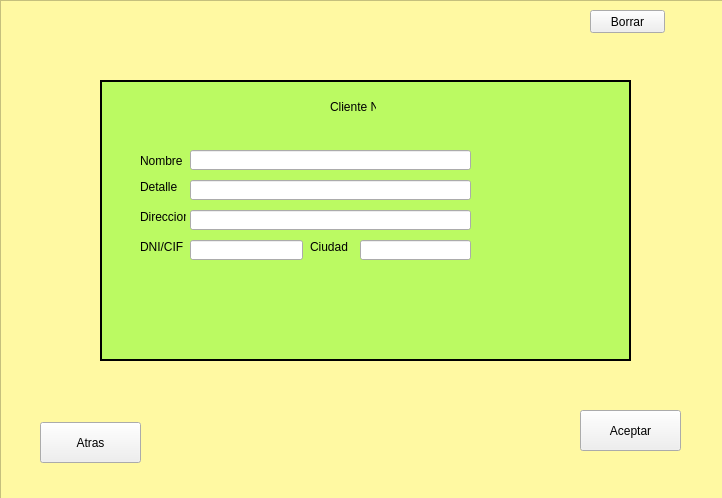
<?xml version="1.0" encoding="UTF-8"?>
<ui version="4.0">
 <class>Form</class>
 <widget class="QWidget" name="Form">
  <property name="geometry">
   <rect>
    <x>0</x>
    <y>0</y>
    <width>722</width>
    <height>498</height>
   </rect>
  </property>
  <property name="windowTitle">
   <string>Form</string>
  </property>
  <widget class="QFrame" name="frame">
   <property name="geometry">
    <rect>
     <x>0</x>
     <y>0</y>
     <width>800</width>
     <height>600</height>
    </rect>
   </property>
   <property name="sizePolicy">
    <sizepolicy hsizetype="Minimum" vsizetype="Minimum">
     <horstretch>0</horstretch>
     <verstretch>0</verstretch>
    </sizepolicy>
   </property>
   <property name="minimumSize">
    <size>
     <width>800</width>
     <height>600</height>
    </size>
   </property>
   <property name="maximumSize">
    <size>
     <width>800</width>
     <height>600</height>
    </size>
   </property>
   <property name="styleSheet">
    <string notr="true">QFrame{background-color:#fff9a2;}</string>
   </property>
   <property name="frameShape">
    <enum>QFrame::StyledPanel</enum>
   </property>
   <property name="frameShadow">
    <enum>QFrame::Raised</enum>
   </property>
   <widget class="QFrame" name="frame_2">
    <property name="geometry">
     <rect>
      <x>100</x>
      <y>80</y>
      <width>531</width>
      <height>281</height>
     </rect>
    </property>
    <property name="styleSheet">
     <string notr="true">QFrame{background-color:#bbfa62;
border: 2px solid black;
}</string>
    </property>
    <property name="frameShape">
     <enum>QFrame::StyledPanel</enum>
    </property>
    <property name="frameShadow">
     <enum>QFrame::Raised</enum>
    </property>
    <widget class="QLineEdit" name="lineaDNI">
     <property name="geometry">
      <rect>
       <x>90</x>
       <y>160</y>
       <width>113</width>
       <height>20</height>
      </rect>
     </property>
    </widget>
    <widget class="QLabel" name="label">
     <property name="geometry">
      <rect>
       <x>230</x>
       <y>20</y>
       <width>46</width>
       <height>13</height>
      </rect>
     </property>
     <property name="styleSheet">
      <string notr="true">QLabel{border:0px}</string>
     </property>
     <property name="text">
      <string>Cliente N</string>
     </property>
    </widget>
    <widget class="QLineEdit" name="lineaCIudad">
     <property name="geometry">
      <rect>
       <x>260</x>
       <y>160</y>
       <width>111</width>
       <height>20</height>
      </rect>
     </property>
    </widget>
    <widget class="QLineEdit" name="lineaDetalle">
     <property name="geometry">
      <rect>
       <x>90</x>
       <y>100</y>
       <width>281</width>
       <height>20</height>
      </rect>
     </property>
    </widget>
    <widget class="QLabel" name="label_3">
     <property name="geometry">
      <rect>
       <x>40</x>
       <y>100</y>
       <width>46</width>
       <height>13</height>
      </rect>
     </property>
     <property name="styleSheet">
      <string notr="true">QLabel{border:0px}</string>
     </property>
     <property name="text">
      <string>Detalle</string>
     </property>
    </widget>
    <widget class="QLabel" name="label_4">
     <property name="geometry">
      <rect>
       <x>40</x>
       <y>130</y>
       <width>46</width>
       <height>13</height>
      </rect>
     </property>
     <property name="styleSheet">
      <string notr="true">QLabel{border:0px}</string>
     </property>
     <property name="text">
      <string>Direccion</string>
     </property>
    </widget>
    <widget class="QLabel" name="label_6">
     <property name="geometry">
      <rect>
       <x>210</x>
       <y>160</y>
       <width>46</width>
       <height>13</height>
      </rect>
     </property>
     <property name="styleSheet">
      <string notr="true">QLabel{border:0px}</string>
     </property>
     <property name="text">
      <string>Ciudad</string>
     </property>
    </widget>
    <widget class="QLabel" name="label_2">
     <property name="geometry">
      <rect>
       <x>40</x>
       <y>70</y>
       <width>46</width>
       <height>21</height>
      </rect>
     </property>
     <property name="autoFillBackground">
      <bool>false</bool>
     </property>
     <property name="styleSheet">
      <string notr="true">QLabel{border:0px}</string>
     </property>
     <property name="text">
      <string>Nombre</string>
     </property>
    </widget>
    <widget class="QLineEdit" name="lineaNombre">
     <property name="geometry">
      <rect>
       <x>90</x>
       <y>70</y>
       <width>281</width>
       <height>20</height>
      </rect>
     </property>
     <property name="text">
      <string/>
     </property>
    </widget>
    <widget class="QLabel" name="label_5">
     <property name="geometry">
      <rect>
       <x>40</x>
       <y>160</y>
       <width>46</width>
       <height>13</height>
      </rect>
     </property>
     <property name="styleSheet">
      <string notr="true">QLabel{border:0px}</string>
     </property>
     <property name="text">
      <string>DNI/CIF</string>
     </property>
    </widget>
    <widget class="QLineEdit" name="lineaDireccion">
     <property name="geometry">
      <rect>
       <x>90</x>
       <y>130</y>
       <width>281</width>
       <height>20</height>
      </rect>
     </property>
    </widget>
   </widget>
   <widget class="QPushButton" name="buttonBorrar">
    <property name="geometry">
     <rect>
      <x>590</x>
      <y>10</y>
      <width>75</width>
      <height>23</height>
     </rect>
    </property>
    <property name="text">
     <string>Borrar</string>
    </property>
   </widget>
   <widget class="QPushButton" name="buttonAtras">
    <property name="geometry">
     <rect>
      <x>40</x>
      <y>422</y>
      <width>101</width>
      <height>41</height>
     </rect>
    </property>
    <property name="text">
     <string>Atras</string>
    </property>
   </widget>
   <widget class="QPushButton" name="buttonAceptar">
    <property name="geometry">
     <rect>
      <x>580</x>
      <y>410</y>
      <width>101</width>
      <height>41</height>
     </rect>
    </property>
    <property name="text">
     <string>Aceptar</string>
    </property>
   </widget>
  </widget>
 </widget>
 <resources/>
 <connections>
  <connection>
   <sender>buttonBorrar</sender>
   <signal>clicked()</signal>
   <receiver>Form</receiver>
   <slot>borrarCliente()</slot>
   <hints>
    <hint type="sourcelabel">
     <x>634</x>
     <y>19</y>
    </hint>
    <hint type="destinationlabel">
     <x>-3</x>
     <y>40</y>
    </hint>
   </hints>
  </connection>
  <connection>
   <sender>buttonAtras</sender>
   <signal>clicked()</signal>
   <receiver>Form</receiver>
   <slot>lanzarListarClientes()</slot>
   <hints>
    <hint type="sourcelabel">
     <x>77</x>
     <y>474</y>
    </hint>
    <hint type="destinationlabel">
     <x>-3</x>
     <y>411</y>
    </hint>
   </hints>
  </connection>
  <connection>
   <sender>buttonAceptar</sender>
   <signal>clicked()</signal>
   <receiver>Form</receiver>
   <slot>lanzarModificarCliente()</slot>
   <hints>
    <hint type="sourcelabel">
     <x>602</x>
     <y>471</y>
    </hint>
    <hint type="destinationlabel">
     <x>533</x>
     <y>502</y>
    </hint>
   </hints>
  </connection>
 </connections>
 <slots>
  <slot>borrarCliente()</slot>
  <slot>lanzarListarClientes()</slot>
  <slot>lanzarModificarCliente()</slot>
 </slots>
</ui>
